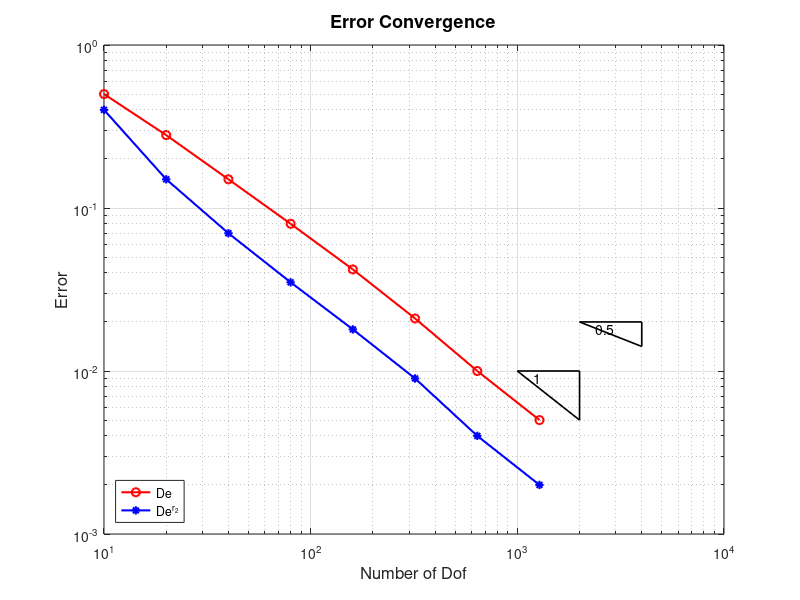

Source code (MATLAB):
%% 1. 假设已有数据
dof    = [10, 20, 40, 80, 160, 320, 640, 1280];
h1err  = [0.5, 0.28, 0.15, 0.08, 0.042, 0.021, 0.01, 0.005];
h1rerr = [0.4, 0.15, 0.07, 0.035, 0.018, 0.009, 0.004, 0.002];

%% 2. 对数坐标下绘制两条曲线

figure('Color','white');
loglog(dof, h1err,  'ro-','LineWidth',1.5,'MarkerSize',6);  
hold on;
loglog(dof, h1rerr, 'b*-','LineWidth',1.5,'MarkerSize',6);  
grid on;
xlabel('Number of Dof','FontSize',12);
ylabel('Error','FontSize',12);
legend('De','De^{r_2}','Location','SouthWest');
title('Error Convergence','FontSize',13);

% 适度限定坐标范围（看自己实际数据）
xlim([1e1,1e4]);
ylim([1e-3,1]);

%% 3. 在图中添加一个“slope = 1”的三角形

% (1) 选定一个参考点(x1,y1)（在数据坐标下）。
%     例如令x1=1000, y1=1e-2（可根据自己曲线大致中部区域选取）。
x1 = 1e3;
y1 = 1e-2;

% (2) 决定水平延伸倍数 alpha（通常可以取2、3等）。此处示例取 alpha=2。
alpha = 2;

% (3) 若想在loglog图上指示“slope = 1”，
%     则从(x1,y1)到(x2,y2)应满足：log10(y2)-log10(y1) = -1*( log10(x2)-log10(x1) ).
%     由于 x2 = alpha*x1, 所以 y2 = y1 / alpha^(slope).
slopeVal = 1;                       % 想要标识的斜率
x2 = x1 * alpha;
y2 = y1 / (alpha^slopeVal);

% (4) 画一个“小三角形”。做法之一是依次画三条线：
%     - 水平边： (x1,y1) 到 (x2,y1)
%     - 竖直边： (x2,y1) 到 (x2,y2)
%     - 斜边  ： (x1,y1) 到 (x2,y2)  (可选)
plot([x1, x2],[y1, y1],'k-','LineWidth',1.2,'HandleVisibility','off');    % 底边
plot([x2, x2],[y1, y2],'k-','LineWidth',1.2,'HandleVisibility','off');    % 竖边

% 可以只保留这两条边，让读者直观看到长宽之比；也可加斜边：
plot([x1, x2],[y1, y2],'k-','LineWidth',1.2,'HandleVisibility','off');    % 斜边(可选)

% 在三角形旁边写文字，例如 slope = 1
text(1.2*x1, 0.9*y1, '1', 'FontSize',10, 'Color','k');  

%% 4. 如果还想标 slope = 0.5 的三角形，再添加一组类似操作
% 只要更改 slopeVal = 0.5 即可：
slopeVal2 = 0.5;
x3 = 2000;              % 另一个参考点
y3 = 2e-2;              % 自己再选一下
alpha2 = 2;
x4 = x3 * alpha2;
y4 = y3 / (alpha2^slopeVal2);

plot([x3, x4],[y3, y3],'k-','LineWidth',1.2,'HandleVisibility','off'); 
plot([x4, x4],[y3, y4],'k-','LineWidth',1.2,'HandleVisibility','off'); 
plot([x3, x4],[y3, y4],'k-','LineWidth',1.2,'HandleVisibility','off'); 
text(1.2*x3,0.9*y3,'0.5','FontSize',10,'Color','k');
